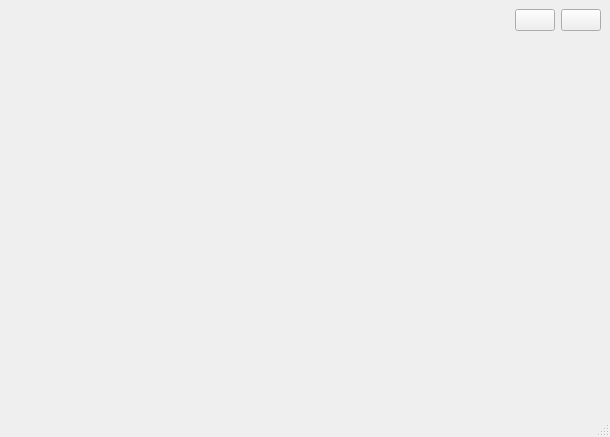
<?xml version="1.0" encoding="UTF-8"?>
<ui version="4.0">
 <class>TSMainWindow</class>
 <widget class="QMainWindow" name="TSMainWindow">
  <property name="geometry">
   <rect>
    <x>0</x>
    <y>0</y>
    <width>610</width>
    <height>437</height>
   </rect>
  </property>
  <property name="sizePolicy">
   <sizepolicy hsizetype="Minimum" vsizetype="Minimum">
    <horstretch>0</horstretch>
    <verstretch>0</verstretch>
   </sizepolicy>
  </property>
  <property name="windowTitle">
   <string>TSMainWindow</string>
  </property>
  <widget class="QWidget" name="centralwidget">
   <layout class="QGridLayout" name="gridLayout">
    <item row="0" column="0" colspan="2">
     <layout class="QHBoxLayout" name="upperHorizontalLayout">
      <property name="topMargin">
       <number>0</number>
      </property>
      <item>
       <widget class="QLabel" name="pageHeadlineLabel">
        <property name="text">
         <string/>
        </property>
       </widget>
      </item>
      <item>
       <spacer name="horizontalSpacer">
        <property name="orientation">
         <enum>Qt::Horizontal</enum>
        </property>
        <property name="sizeHint" stdset="0">
         <size>
          <width>40</width>
          <height>20</height>
         </size>
        </property>
       </spacer>
      </item>
      <item>
       <widget class="QPushButton" name="backPushButton">
        <property name="text">
         <string/>
        </property>
        <property name="icon">
         <iconset resource="resources.qrc">
          <normaloff>:/resources/icons/undo.svg</normaloff>:/resources/icons/undo.svg</iconset>
        </property>
        <property name="iconSize">
         <size>
          <width>32</width>
          <height>32</height>
         </size>
        </property>
       </widget>
      </item>
      <item>
       <widget class="QPushButton" name="homePushButton">
        <property name="text">
         <string/>
        </property>
        <property name="icon">
         <iconset resource="resources.qrc">
          <normaloff>:/resources/icons/home.svg</normaloff>:/resources/icons/home.svg</iconset>
        </property>
        <property name="iconSize">
         <size>
          <width>32</width>
          <height>32</height>
         </size>
        </property>
       </widget>
      </item>
     </layout>
    </item>
    <item row="1" column="0" colspan="2">
     <widget class="QStackedWidget" name="mainStackedWidget">
      <property name="currentIndex">
       <number>-1</number>
      </property>
     </widget>
    </item>
   </layout>
  </widget>
  <widget class="QStatusBar" name="statusbar"/>
 </widget>
 <resources>
  <include location="resources.qrc"/>
 </resources>
 <connections/>
</ui>
